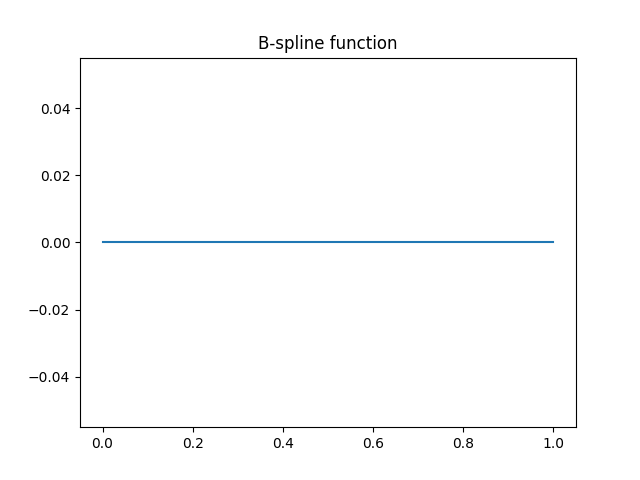
#> input picture Devoir1/B_spline.png, 640 x 480 px
$ python compression_image.py --file ../Devoir1/B_spline.png
#> lines starting #> are read from the running program, lines starting #| are printed output that depends on the picture; after the words box and inside, x2 and y2 are one past the last pixel; in counts of white or black regions, pixels touching at a corner belong together
#################################################
# compression_image.py
# Authors : Charles Van Hees and Brieuc Dallemagne
#
# This script compresses an image using the SVD method.
#################################################

import matplotlib.pyplot as plt
import numpy as np
import argparse

def apply_SVD(image, k=50) :
    """
    ARGS:
    image : np.array, image to compress (in the form of a 2D np.array)
    k : int, number of singular values to keep

    RETURNS:
    np.array, compressed image (in the form of a 2D np.array)
    """
    U, S, Vh = np.linalg.svd(image, full_matrices=False)
    return U[:,:k] @ np.diag(S[:k]) @ Vh[:k,:]

def compress_image(filename, output_file, k=50) :
    """
    ARGS:
    filename : str, name of the file with the image to compress
    output_file : str, name of the file of the compressed image
    k : int, number of singular values to keep

    RETURNS:
    None
    """
#> called with filename = '../Devoir1/B_spline.png', k = 50
    img = plt.imread(filename).astype(np.uint8)
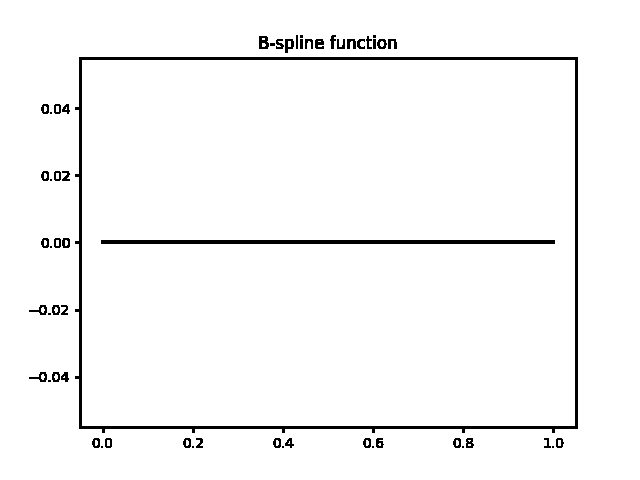
#> img: shape (480, 640, 4); mean R, G, B, A 0.969, 0.969, 0.969, 1; drawn with 1 as white
    red, green, blue = img[:,:,0], img[:,:,1], img[:,:,2]
#> red: shape (480, 640); values 0 (black) and 1 (white), 96.9% white; 58 black regions (14 under 20 px), largest, box (x1, y1, x2, y2) and area: (75, 57, 578, 433) 5322, (101, 240, 555, 244) 1816, (259, 36, 269, 49) 99

    blue_data = np.clip(apply_SVD(blue, k=k), 0, 255).astype(np.uint8)
#> in apply_SVD, `U, S, Vh = np.linalg.svd(image, full_matrices=False)`:
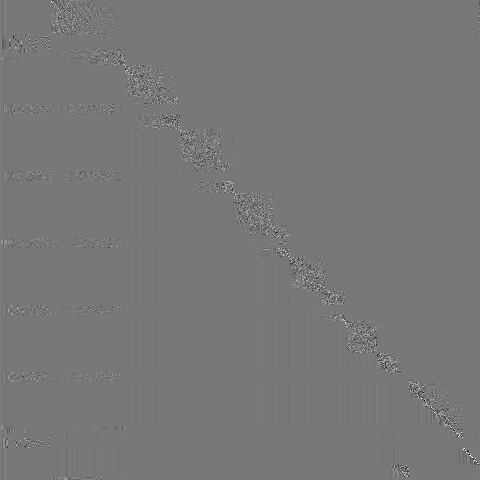
#> U: shape (480, 480) float64; min -0.838, max 0.942, mean 0.000108; drawn with min black and max white
#> in apply_SVD, `U, S, Vh = np.linalg.svd(image, full_matrices=False)`:
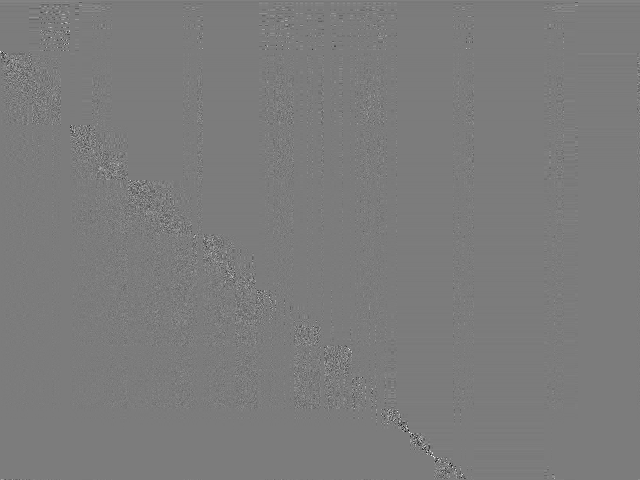
#> Vh: shape (480, 640) float64; min -0.944, max 0.994, mean 8.58e-05; drawn with min black and max white
#> in apply_SVD, `U, S, Vh = np.linalg.svd(image, full_matrices=False)`: S = 480 values, max 542.2 at index 0, min 3.18e-14 at index 479, mean 1.7
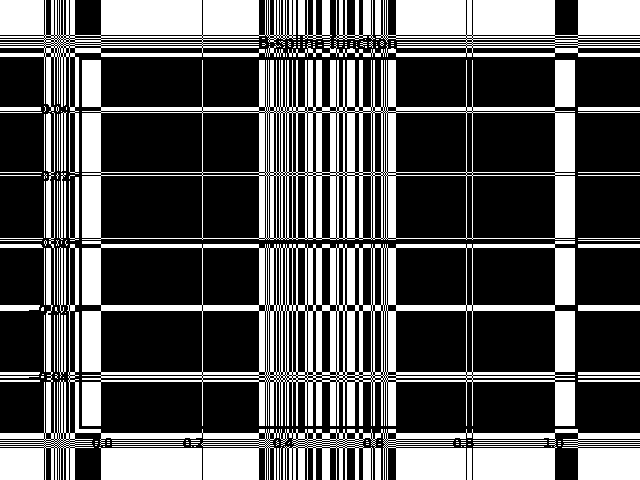
#> blue_data: shape (480, 640); values 0 (black) and 1 (white), 33.6% white; 161 white regions (102 under 20 px), largest, box (x1, y1, x2, y2) and area: (82, 241, 575, 426) 25370, (82, 60, 575, 240) 22640, (0, 244, 640, 480) 19964
    green_data = np.clip(apply_SVD(green, k=k), 0, 255).astype(np.uint8)
    red_data = np.clip(apply_SVD(red, k=k), 0, 255).astype(np.uint8)

    new_image = np.dstack((red_data, green_data, blue_data))
    plt.imshow(new_image)
    plt.axis('off')
    if output_file == None : plt.show()
    else : plt.savefig(output_file, bbox_inches = 'tight', transparent=True, pad_inches = 0)

if __name__ == '__main__' :
    #parse arguments and call compress_image
    parser = argparse.ArgumentParser(description="Compression d'image")
    parser.add_argument('-f', '--file', type=str, help="Nom du fichier avec l'image à compresse")
    parser.add_argument('-o', '--output_file', type=str, help="Nom du fichier de l'image compressée", default=None)
    parser.add_argument('-k', '--components', type=int, help="Nombre de composantes principales à conserver", default=50)
    args = parser.parse_args()
    compress_image(args.file, args.output_file, args.components)

$ run again, on Devoir1/QR_N100.png
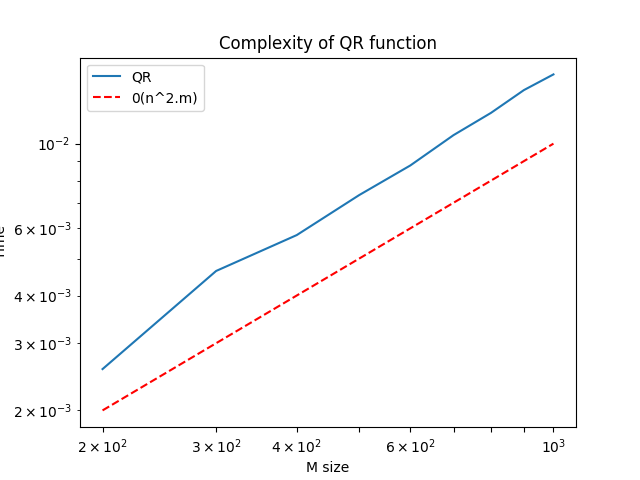
#> input picture Devoir1/QR_N100.png, 640 x 480 px
#> red: shape (480, 640); values 0 (black) and 1 (white), 96% white; 96 black regions (14 under 20 px), largest, box (x1, y1, x2, y2) and area: (75, 57, 578, 433) 5326, (101, 72, 555, 371) 1885, (86, 64, 206, 113) 962
#> S = 480 values, max 533.3 at index 0, min 3.03e-14 at index 479, mean 3.44
#> in compress_image, `blue_data = np.clip(apply_SVD(blue, k=k), 0, 255).astype(np.uint8)`:
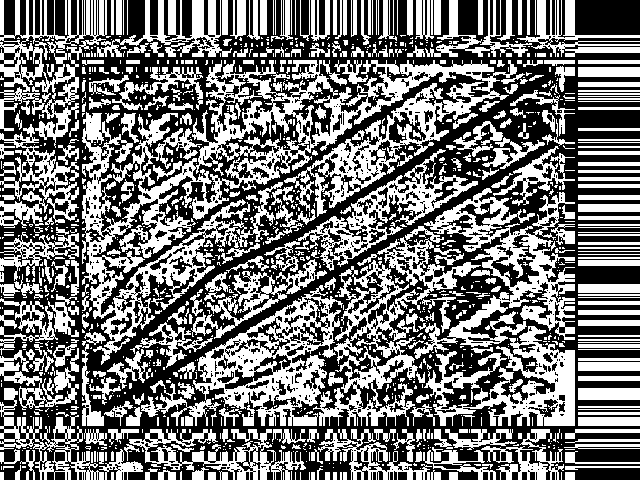
#> blue_data: shape (480, 640); values 0 (black) and 1 (white), 45.7% white; 1184 white regions (808 under 20 px), largest, box (x1, y1, x2, y2) and area: (82, 60, 517, 365) 29261, (141, 285, 343, 426) 8337, (414, 188, 575, 359) 8145
#> red_data: shape (480, 640); values 0 (black) and 1 (white), 45% white; 966 white regions (658 under 20 px), largest, box (x1, y1, x2, y2) and area: (224, 141, 575, 426) 34918, (114, 60, 493, 215) 14722, (0, 0, 140, 228) 8733
#> in compress_image, `new_image = np.dstack((red_data, green_data, blue_data))`:
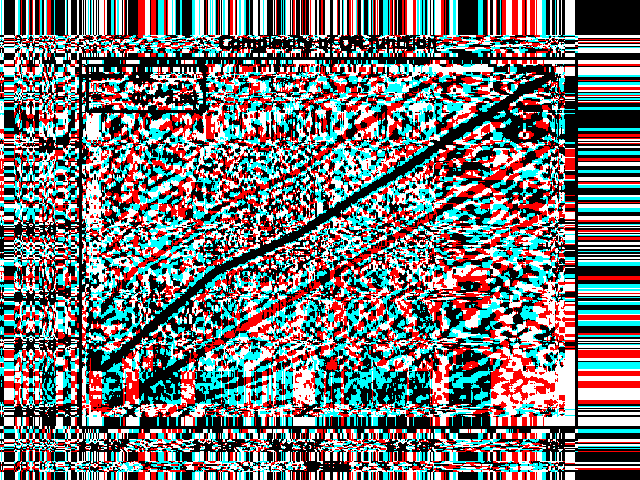
#> new_image: shape (480, 640, 3); mean of channels 0, 1, 2 0.45, 0.457, 0.457; drawn with 1 as white

$ run again, on Devoir1/Qr_code.png
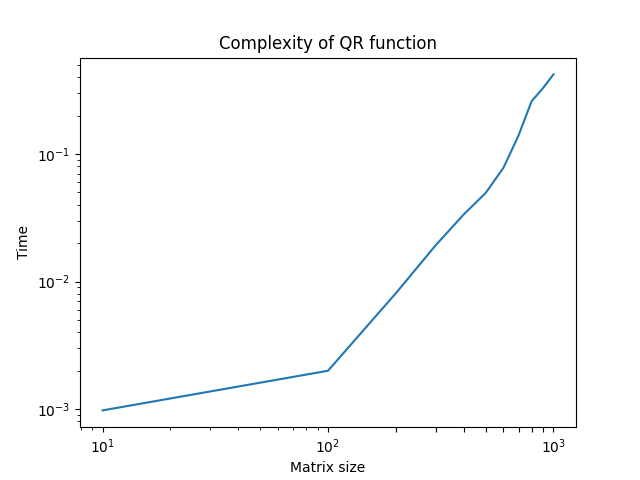
#> input picture Devoir1/Qr_code.png, 640 x 480 px
#> red: shape (480, 640); values 0 (black) and 1 (white), 96.7% white; 58 black regions (8 under 20 px), largest, box (x1, y1, x2, y2) and area: (75, 57, 578, 433) 5422, (101, 72, 555, 412) 2048, (297, 36, 313, 53) 105
#> in apply_SVD, `U, S, Vh = np.linalg.svd(image, full_matrices=False)`:
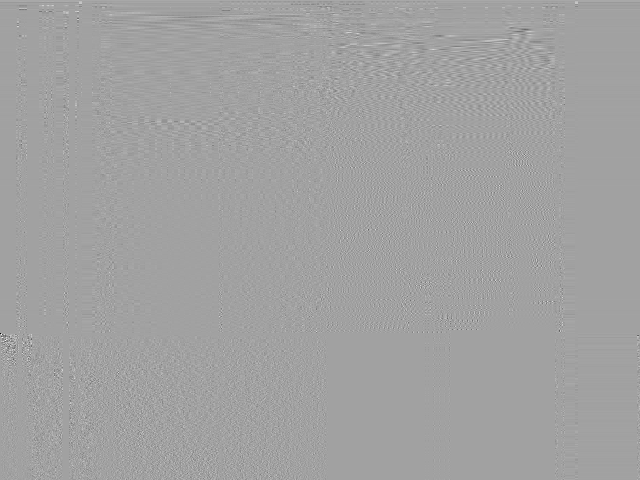
#> Vh: shape (480, 640) float64; min -0.993, max 0.574, mean 8.72e-05; drawn with min black and max white
#> S = 480 values, max 540 at index 0, min 5.38e-14 at index 335, mean 2.84
#> in compress_image, `blue_data = np.clip(apply_SVD(blue, k=k), 0, 255).astype(np.uint8)`:
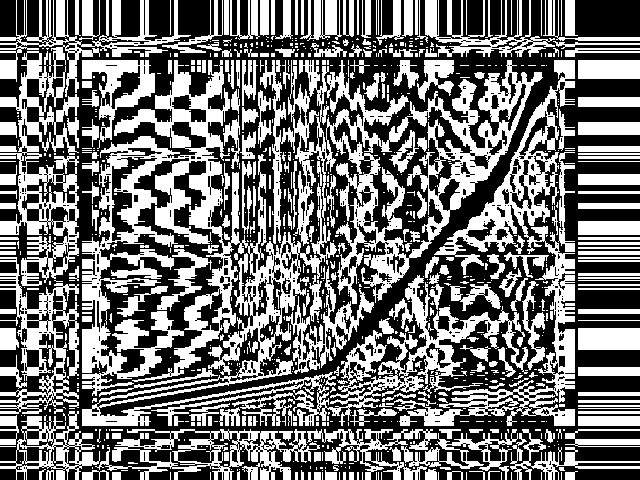
#> blue_data: shape (480, 640); values 0 (black) and 1 (white), 45% white; 876 white regions (600 under 20 px), largest, box (x1, y1, x2, y2) and area: (82, 60, 528, 426) 35088, (260, 60, 543, 304) 17265, (386, 60, 575, 426) 11259
